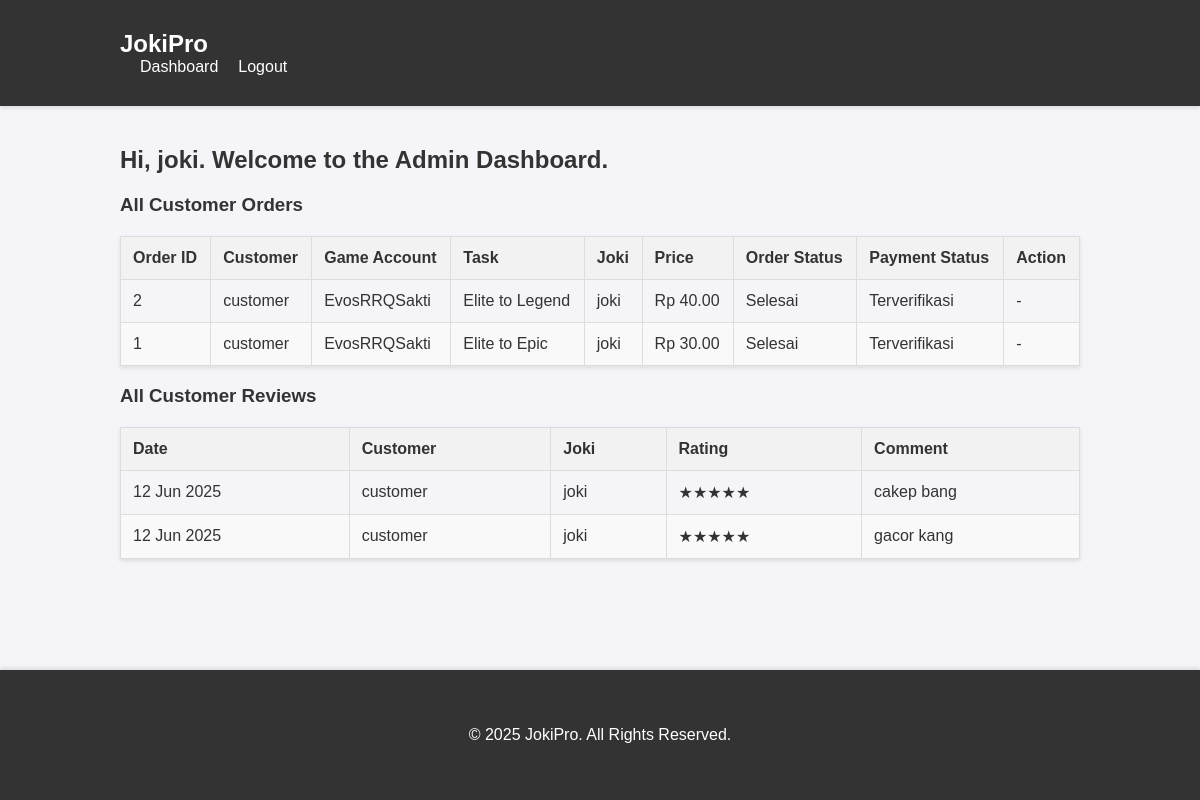
Screenshot of /admin_dashboard.php (signed in) with the database file from the repository.
### tables this page shows
CREATE TABLE `orderjoki` (
  `orderID` int(11) NOT NULL,
  `customerID` int(11) NOT NULL,
  `akunID` int(11) NOT NULL,
  `jokiID` int(11) DEFAULT NULL,
  `pembayaranID` int(11) DEFAULT NULL,
  `start_rank` varchar(50) DEFAULT NULL,
  `target_rank` varchar(50) DEFAULT NULL,
  `total_biaya` double NOT NULL,
  `status_order` enum('pending','diproses','selesai') DEFAULT 'pending'
);

CREATE TABLE `users` (
  `userID` int(11) NOT NULL,
  `username` varchar(50) NOT NULL,
  `email` varchar(100) NOT NULL,
  `password` varchar(255) NOT NULL,
  `role` enum('customer','joki','admin') NOT NULL
);

CREATE TABLE `akun_game` (
  `akunID` int(11) NOT NULL,
  `customerID` int(11) NOT NULL,
  `usernameGame` varchar(50) NOT NULL,
  `passwordGame` varchar(50) NOT NULL
);

CREATE TABLE `pembayaran` (
  `pembayaranID` int(11) NOT NULL,
  `jumlah` double NOT NULL,
  `metode_pembayaran` varchar(50) NOT NULL,
  `status` enum('menunggu','terverifikasi','gagal') DEFAULT 'menunggu',
  `tanggal` timestamp NOT NULL DEFAULT current_timestamp()
);

CREATE TABLE `ulasan` (
  `ulasanID` int(11) NOT NULL,
  `customerID` int(11) NOT NULL,
  `jokiID` int(11) NOT NULL,
  `orderID` int(11) DEFAULT NULL,
  `rating` int(11) DEFAULT NULL CHECK (`rating` between 1 and 5),
  `komentar` text DEFAULT NULL,
  `tanggal` timestamp NOT NULL DEFAULT current_timestamp()
);

### admin_dashboard.php (the view, shortened to what this page needs)
<?php
require_once "config/config.php";
$errors = [];
$all_orders = [];
$sql = "SELECT
            o.orderID,
            c.username AS customer_name,
            ag.usernameGame,
            o.start_rank,
            o.target_rank,
            o.total_biaya,
            o.status_order,
            p.status AS payment_status,
            j.username AS joki_name
        FROM orderjoki o
        JOIN users c ON o.customerID = c.userID
        JOIN akun_game ag ON o.akunID = ag.akunID
        JOIN pembayaran p ON o.pembayaranID = p.pembayaranID
        LEFT JOIN users j ON o.jokiID = j.userID
        ORDER BY o.orderID DESC";
$result = mysqli_query($conn, $sql);
if ($result) {
    $all_orders = mysqli_fetch_all($result, MYSQLI_ASSOC);
} else {
    $errors[] = "Could not fetch orders.";
}
$all_reviews = [];
$sql_reviews = "SELECT
                    r.ulasanID,
                    c.username as customer_name,
                    j.username as joki_name,
                    r.rating,
                    r.komentar,
                    r.tanggal
                FROM ulasan r
                JOIN users c ON r.customerID = c.userID
                JOIN users j ON r.jokiID = j.userID
                ORDER BY r.tanggal DESC";
$result_reviews = mysqli_query($conn, $sql_reviews);
if($result_reviews){
    $all_reviews = mysqli_fetch_all($result_reviews, MYSQLI_ASSOC);
}
?>
<?php include 'includes/header.php'; ?>
<div class="page-header">
    <h2>Hi, <b><?php echo htmlspecialchars($_SESSION["username"]); ?></b>. Welcome to the Admin Dashboard.</h2>
</div>
<div class="table-container">
    <h3>All Customer Orders</h3>
    <table>
        <thead>
            <tr>
                <th>Order ID</th>
                <th>Customer</th>
                <th>Game Account</th>
                <th>Task</th>
                <th>Joki</th>
                <th>Price</th>
                <th>Order Status</th>
                <th>Payment Status</th>
                <th>Action</th>
            </tr>
        </thead>
        <tbody>
            <?php if (!empty($all_orders)): ?>
                <?php foreach ($all_orders as $order): ?>
                    <tr>
                        <td><?php echo $order['orderID']; ?></td>
                        <td><?php echo htmlspecialchars($order['customer_name']); ?></td>
                        <td><?php echo htmlspecialchars($order['usernameGame']); ?></td>
                        <td><?php echo htmlspecialchars($order['start_rank']) . ' to ' . htmlspecialchars($order['target_rank']); ?></td>
                        <td><?php echo $order['joki_name'] ? htmlspecialchars($order['joki_name']) : '<i>Unassigned</i>'; ?></td>
                        <td>Rp <?php echo number_format($order['total_biaya'], 2); ?></td>
                        <td><?php echo ucfirst($order['status_order']); ?></td>
                        <td><?php echo ucfirst($order['payment_status']); ?></td>
                        <td>
                            <?php if ($order['payment_status'] == 'terverifikasi' && $order['status_order'] == 'pending'): ?>
                                <form action="<?php echo htmlspecialchars($_SERVER["PHP_SELF"]); ?>" method="post" style="margin:0;">
                                    <input type="hidden" name="orderID" value="<?php echo $order['orderID']; ?>">
                                    <input type="submit" name="confirm_payment_process" class="btn" value="Konfirmasi Pembayaran">
                                </form>
                            <?php else: ?>
                                -
                            <?php endif; ?>
                        </td>
                    </tr>
                <?php endforeach; ?>
            <?php else: ?>
                <tr>
                    <td colspan="9">No orders found.</td>
                </tr>
            <?php endif; ?>
        </tbody>
    </table>
</div>
<div class="table-container">
    <h3>All Customer Reviews</h3>
    <table>
        <thead>
            <tr>
                <th>Date</th>
                <th>Customer</th>
                <th>Joki</th>
                <th>Rating</th>
                <th>Comment</th>
            </tr>
        </thead>
        <tbody>
             <?php if (!empty($all_reviews)): ?>
                <?php foreach ($all_reviews as $review): ?>
                    <tr>
                        <td><?php echo date("d M Y", strtotime($review['tanggal'])); ?></td>
                        <td><?php echo htmlspecialchars($review['customer_name']); ?></td>
                        <td><?php echo htmlspecialchars($review['joki_name']); ?></td>
                        <td><?php echo str_repeat("★", $review['rating']) . str_repeat("☆", 5 - $review['rating']); ?></td>
                        <td><?php echo htmlspecialchars($review['komentar']); ?></td>
                    </tr>
                <?php endforeach; ?>
            <?php else: ?>
                <tr>
                    <td colspan="5">No reviews found.</td>
                </tr>
            <?php endif; ?>
        </tbody>
    </table>
</div>
<?php include 'includes/footer.php'; ?>

### assets/css/style.css (style rules this page uses)
body { font-family: Arial, sans-serif; margin: 0; padding: 0; background-color: #f4f4f9; color: #333; display: flex; flex-direction: column; min-height: 100vh; }
table { width: 100%; border-collapse: collapse; margin-top: 20px; box-shadow: 0 2px 4px rgba(0,0,0,0.1); }
table th, table td { padding: 12px; border: 1px solid #ddd; text-align: left; }
table th { background-color: #f2f2f2; }
table tr:nth-child(even) { background-color: #f9f9f9; }

### rows the page displays
orderjoki: orderID "2", customerID.username "customer", akunID.usernameGame "EvosRRQSakti", start_rank "Elite", target_rank "Legend", jokiID.username "joki", total_biaya "40.00", status_order "Selesai", pembayaranID.status "Terverifikasi"
orderjoki: orderID "1", customerID.username "customer", akunID.usernameGame "EvosRRQSakti", start_rank "Elite", target_rank "Epic", jokiID.username "joki", total_biaya "30.00", status_order "Selesai", pembayaranID.status "Terverifikasi"
ulasan: tanggal "12 Jun 2025", customerID.username "customer", jokiID.username "joki", rating "★★★★★", komentar "cakep bang"
ulasan: tanggal "12 Jun 2025", customerID.username "customer", jokiID.username "joki", rating "★★★★★", komentar "gacor kang"

### other values shown
$_SESSION["username"] "joki"
